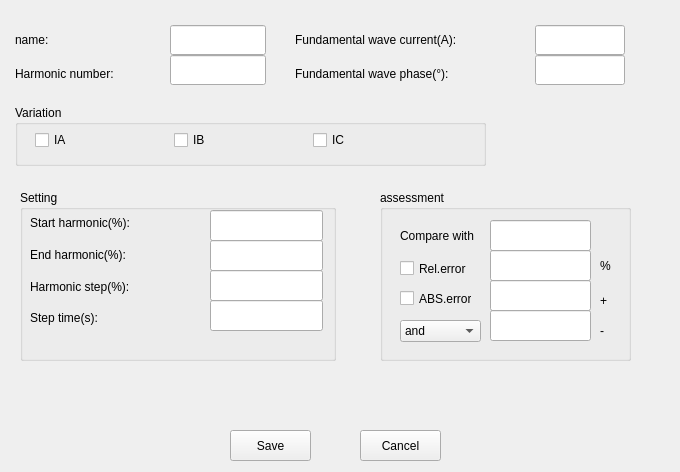
<?xml version="1.0" encoding="UTF-8"?>
<ui version="4.0">
 <class>Harmonic</class>
 <widget class="QWidget" name="Harmonic">
  <property name="geometry">
   <rect>
    <x>0</x>
    <y>0</y>
    <width>680</width>
    <height>472</height>
   </rect>
  </property>
  <property name="windowTitle">
   <string>Form</string>
  </property>
  <widget class="QGroupBox" name="groupBox">
   <property name="geometry">
    <rect>
     <x>15</x>
     <y>105</y>
     <width>471</width>
     <height>61</height>
    </rect>
   </property>
   <property name="title">
    <string>Variation</string>
   </property>
   <widget class="QWidget" name="horizontalLayoutWidget">
    <property name="geometry">
     <rect>
      <x>20</x>
      <y>20</y>
      <width>411</width>
      <height>31</height>
     </rect>
    </property>
    <layout class="QHBoxLayout" name="horizontalLayout">
     <item>
      <widget class="QCheckBox" name="checkBox_4">
       <property name="text">
        <string>IA</string>
       </property>
      </widget>
     </item>
     <item>
      <widget class="QCheckBox" name="checkBox_5">
       <property name="text">
        <string>IB</string>
       </property>
      </widget>
     </item>
     <item>
      <widget class="QCheckBox" name="checkBox_6">
       <property name="text">
        <string>IC</string>
       </property>
      </widget>
     </item>
    </layout>
   </widget>
  </widget>
  <widget class="QPushButton" name="pushButton">
   <property name="geometry">
    <rect>
     <x>230</x>
     <y>430</y>
     <width>81</width>
     <height>31</height>
    </rect>
   </property>
   <property name="text">
    <string>Save</string>
   </property>
  </widget>
  <widget class="QPushButton" name="pushButton_2">
   <property name="geometry">
    <rect>
     <x>360</x>
     <y>430</y>
     <width>81</width>
     <height>31</height>
    </rect>
   </property>
   <property name="text">
    <string>Cancel</string>
   </property>
  </widget>
  <widget class="QGroupBox" name="groupBox_2">
   <property name="geometry">
    <rect>
     <x>20</x>
     <y>190</y>
     <width>316</width>
     <height>171</height>
    </rect>
   </property>
   <property name="title">
    <string>Setting</string>
   </property>
   <widget class="QWidget" name="verticalLayoutWidget">
    <property name="geometry">
     <rect>
      <x>10</x>
      <y>20</y>
      <width>181</width>
      <height>121</height>
     </rect>
    </property>
    <layout class="QVBoxLayout" name="verticalLayout">
     <item>
      <widget class="QLabel" name="label_2">
       <property name="text">
        <string>Start harmonic(%):</string>
       </property>
      </widget>
     </item>
     <item>
      <widget class="QLabel" name="label_3">
       <property name="text">
        <string>End harmonic(%):</string>
       </property>
      </widget>
     </item>
     <item>
      <widget class="QLabel" name="label_5">
       <property name="text">
        <string>Harmonic step(%):</string>
       </property>
      </widget>
     </item>
     <item>
      <widget class="QLabel" name="label_4">
       <property name="text">
        <string>Step time(s):</string>
       </property>
      </widget>
     </item>
    </layout>
   </widget>
   <widget class="QLineEdit" name="lineEdit_5">
    <property name="geometry">
     <rect>
      <x>190</x>
      <y>110</y>
      <width>113</width>
      <height>31</height>
     </rect>
    </property>
   </widget>
   <widget class="QLineEdit" name="lineEdit_3">
    <property name="geometry">
     <rect>
      <x>190</x>
      <y>50</y>
      <width>113</width>
      <height>31</height>
     </rect>
    </property>
   </widget>
   <widget class="QLineEdit" name="lineEdit_4">
    <property name="geometry">
     <rect>
      <x>190</x>
      <y>80</y>
      <width>113</width>
      <height>31</height>
     </rect>
    </property>
   </widget>
   <widget class="QLineEdit" name="lineEdit_2">
    <property name="geometry">
     <rect>
      <x>190</x>
      <y>20</y>
      <width>113</width>
      <height>31</height>
     </rect>
    </property>
   </widget>
  </widget>
  <widget class="QGroupBox" name="groupBox_3">
   <property name="geometry">
    <rect>
     <x>380</x>
     <y>190</y>
     <width>251</width>
     <height>171</height>
    </rect>
   </property>
   <property name="title">
    <string>assessment</string>
   </property>
   <widget class="QLabel" name="label_6">
    <property name="geometry">
     <rect>
      <x>20</x>
      <y>30</y>
      <width>81</width>
      <height>31</height>
     </rect>
    </property>
    <property name="text">
     <string>Compare with</string>
    </property>
   </widget>
   <widget class="QLineEdit" name="lineEdit_7">
    <property name="geometry">
     <rect>
      <x>110</x>
      <y>30</y>
      <width>101</width>
      <height>31</height>
     </rect>
    </property>
   </widget>
   <widget class="QLineEdit" name="lineEdit_8">
    <property name="geometry">
     <rect>
      <x>110</x>
      <y>60</y>
      <width>101</width>
      <height>31</height>
     </rect>
    </property>
   </widget>
   <widget class="QLineEdit" name="lineEdit_9">
    <property name="geometry">
     <rect>
      <x>110</x>
      <y>90</y>
      <width>101</width>
      <height>31</height>
     </rect>
    </property>
   </widget>
   <widget class="QCheckBox" name="checkBox_7">
    <property name="geometry">
     <rect>
      <x>20</x>
      <y>70</y>
      <width>72</width>
      <height>17</height>
     </rect>
    </property>
    <property name="text">
     <string>Rel.error</string>
    </property>
   </widget>
   <widget class="QCheckBox" name="checkBox_8">
    <property name="geometry">
     <rect>
      <x>20</x>
      <y>100</y>
      <width>72</width>
      <height>17</height>
     </rect>
    </property>
    <property name="text">
     <string>ABS.error</string>
    </property>
   </widget>
   <widget class="QComboBox" name="comboBox">
    <property name="geometry">
     <rect>
      <x>20</x>
      <y>130</y>
      <width>81</width>
      <height>22</height>
     </rect>
    </property>
    <item>
     <property name="text">
      <string>and</string>
     </property>
    </item>
    <item>
     <property name="text">
      <string>or</string>
     </property>
    </item>
   </widget>
   <widget class="QLabel" name="label_14">
    <property name="geometry">
     <rect>
      <x>220</x>
      <y>100</y>
      <width>54</width>
      <height>21</height>
     </rect>
    </property>
    <property name="text">
     <string>+</string>
    </property>
   </widget>
   <widget class="QLineEdit" name="lineEdit_18">
    <property name="geometry">
     <rect>
      <x>110</x>
      <y>120</y>
      <width>101</width>
      <height>31</height>
     </rect>
    </property>
   </widget>
   <widget class="QLabel" name="label_15">
    <property name="geometry">
     <rect>
      <x>220</x>
      <y>130</y>
      <width>54</width>
      <height>21</height>
     </rect>
    </property>
    <property name="text">
     <string>-</string>
    </property>
   </widget>
   <widget class="QLabel" name="label_7">
    <property name="geometry">
     <rect>
      <x>220</x>
      <y>60</y>
      <width>31</width>
      <height>31</height>
     </rect>
    </property>
    <property name="text">
     <string>%</string>
    </property>
   </widget>
  </widget>
  <widget class="QLineEdit" name="lineEdit_16">
   <property name="geometry">
    <rect>
     <x>535</x>
     <y>55</y>
     <width>90</width>
     <height>30</height>
    </rect>
   </property>
   <property name="sizePolicy">
    <sizepolicy hsizetype="Fixed" vsizetype="Fixed">
     <horstretch>0</horstretch>
     <verstretch>0</verstretch>
    </sizepolicy>
   </property>
   <property name="minimumSize">
    <size>
     <width>90</width>
     <height>30</height>
    </size>
   </property>
  </widget>
  <widget class="QLineEdit" name="lineEdit_17">
   <property name="geometry">
    <rect>
     <x>535</x>
     <y>25</y>
     <width>90</width>
     <height>30</height>
    </rect>
   </property>
   <property name="sizePolicy">
    <sizepolicy hsizetype="Fixed" vsizetype="Fixed">
     <horstretch>0</horstretch>
     <verstretch>0</verstretch>
    </sizepolicy>
   </property>
   <property name="minimumSize">
    <size>
     <width>90</width>
     <height>30</height>
    </size>
   </property>
  </widget>
  <widget class="QWidget" name="">
   <property name="geometry">
    <rect>
     <x>295</x>
     <y>25</y>
     <width>241</width>
     <height>61</height>
    </rect>
   </property>
   <layout class="QVBoxLayout" name="verticalLayout_2">
    <item>
     <widget class="QLabel" name="label_13">
      <property name="sizePolicy">
       <sizepolicy hsizetype="Fixed" vsizetype="Fixed">
        <horstretch>0</horstretch>
        <verstretch>0</verstretch>
       </sizepolicy>
      </property>
      <property name="minimumSize">
       <size>
        <width>90</width>
        <height>30</height>
       </size>
      </property>
      <property name="text">
       <string>Fundamental wave current(A):</string>
      </property>
     </widget>
    </item>
    <item>
     <widget class="QLabel" name="label_12">
      <property name="sizePolicy">
       <sizepolicy hsizetype="Fixed" vsizetype="Fixed">
        <horstretch>0</horstretch>
        <verstretch>0</verstretch>
       </sizepolicy>
      </property>
      <property name="minimumSize">
       <size>
        <width>100</width>
        <height>30</height>
       </size>
      </property>
      <property name="text">
       <string>Fundamental wave phase(°):</string>
      </property>
     </widget>
    </item>
   </layout>
  </widget>
  <widget class="QWidget" name="">
   <property name="geometry">
    <rect>
     <x>15</x>
     <y>25</y>
     <width>156</width>
     <height>61</height>
    </rect>
   </property>
   <layout class="QVBoxLayout" name="verticalLayout_3">
    <item>
     <widget class="QLabel" name="label">
      <property name="sizePolicy">
       <sizepolicy hsizetype="Fixed" vsizetype="Fixed">
        <horstretch>0</horstretch>
        <verstretch>0</verstretch>
       </sizepolicy>
      </property>
      <property name="minimumSize">
       <size>
        <width>60</width>
        <height>30</height>
       </size>
      </property>
      <property name="text">
       <string>name:</string>
      </property>
      <property name="textFormat">
       <enum>Qt::PlainText</enum>
      </property>
      <property name="alignment">
       <set>Qt::AlignLeading|Qt::AlignLeft|Qt::AlignVCenter</set>
      </property>
     </widget>
    </item>
    <item>
     <widget class="QLabel" name="label_11">
      <property name="sizePolicy">
       <sizepolicy hsizetype="Fixed" vsizetype="Fixed">
        <horstretch>0</horstretch>
        <verstretch>0</verstretch>
       </sizepolicy>
      </property>
      <property name="minimumSize">
       <size>
        <width>90</width>
        <height>30</height>
       </size>
      </property>
      <property name="text">
       <string>Harmonic number:</string>
      </property>
     </widget>
    </item>
   </layout>
  </widget>
  <widget class="QLineEdit" name="lineEdit">
   <property name="geometry">
    <rect>
     <x>170</x>
     <y>25</y>
     <width>96</width>
     <height>30</height>
    </rect>
   </property>
   <property name="sizePolicy">
    <sizepolicy hsizetype="Fixed" vsizetype="Fixed">
     <horstretch>0</horstretch>
     <verstretch>0</verstretch>
    </sizepolicy>
   </property>
   <property name="minimumSize">
    <size>
     <width>80</width>
     <height>30</height>
    </size>
   </property>
  </widget>
  <widget class="QLineEdit" name="lineEdit_15">
   <property name="geometry">
    <rect>
     <x>170</x>
     <y>55</y>
     <width>96</width>
     <height>30</height>
    </rect>
   </property>
   <property name="sizePolicy">
    <sizepolicy hsizetype="Fixed" vsizetype="Fixed">
     <horstretch>0</horstretch>
     <verstretch>0</verstretch>
    </sizepolicy>
   </property>
   <property name="minimumSize">
    <size>
     <width>90</width>
     <height>30</height>
    </size>
   </property>
  </widget>
 </widget>
 <resources/>
 <connections/>
</ui>
